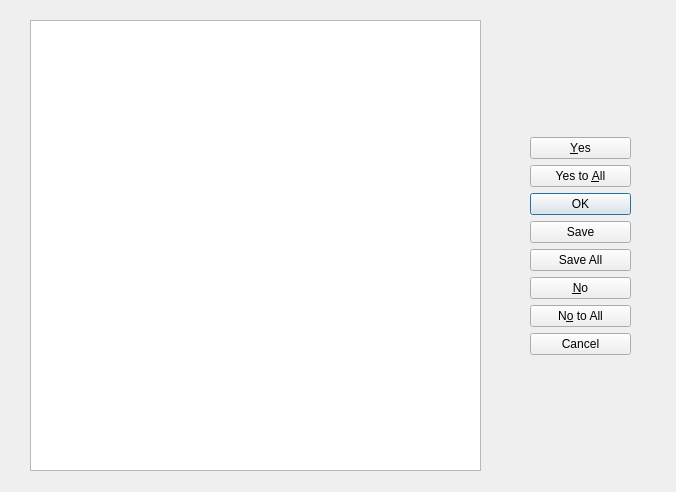
<?xml version="1.0" encoding="UTF-8"?>
<ui version="4.0">
 <class>infoDia</class>
 <widget class="QDialog" name="infoDia">
  <property name="geometry">
   <rect>
    <x>0</x>
    <y>0</y>
    <width>676</width>
    <height>492</height>
   </rect>
  </property>
  <property name="windowTitle">
   <string>Dialog</string>
  </property>
  <widget class="QDialogButtonBox" name="btnBox">
   <property name="geometry">
    <rect>
     <x>530</x>
     <y>80</y>
     <width>101</width>
     <height>331</height>
    </rect>
   </property>
   <property name="orientation">
    <enum>Qt::Vertical</enum>
   </property>
   <property name="standardButtons">
    <set>QDialogButtonBox::Cancel|QDialogButtonBox::No|QDialogButtonBox::NoToAll|QDialogButtonBox::Ok|QDialogButtonBox::Save|QDialogButtonBox::SaveAll|QDialogButtonBox::Yes|QDialogButtonBox::YesToAll</set>
   </property>
   <property name="centerButtons">
    <bool>true</bool>
   </property>
  </widget>
  <widget class="QTextEdit" name="textEdit">
   <property name="geometry">
    <rect>
     <x>30</x>
     <y>20</y>
     <width>451</width>
     <height>451</height>
    </rect>
   </property>
  </widget>
 </widget>
 <resources/>
 <connections/>
</ui>
